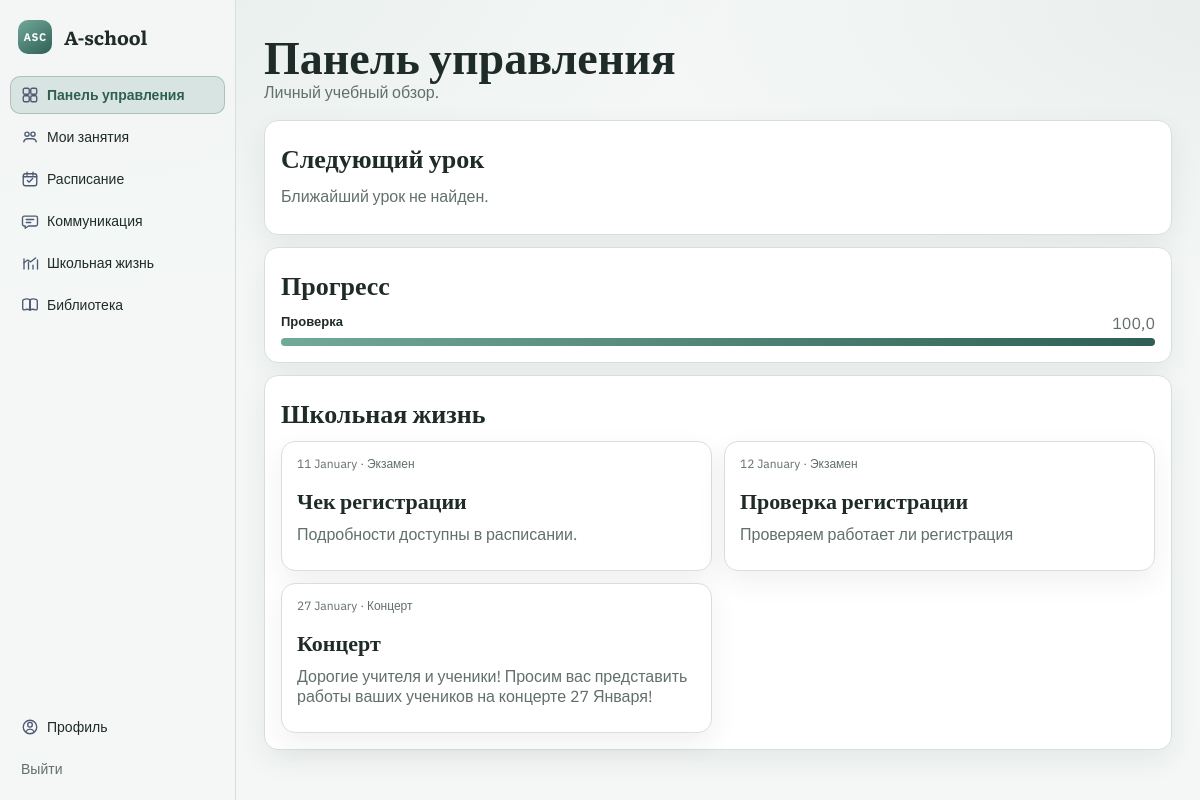
The app's page /dashboard (signed in) with its own data.
### apps/gradebook/models.py (models this page shows, shortened)
class Assessment(models.Model):
    class AssessmentType(models.TextChoices):
        HOMEWORK = "HOMEWORK", "Домашнее задание"
        PERFORMANCE = "PERFORMANCE", "Выступление"
        JURY = "JURY", "Жюри"
        THEORY_TEST = "THEORY_TEST", "Тест по теории"
    course = models.ForeignKey(Course, on_delete=models.CASCADE, related_name="assessments")
    title = models.CharField(max_length=200)
    assessment_type = models.CharField(max_length=32, choices=AssessmentType.choices)
    max_score = models.DecimalField(max_digits=6, decimal_places=2, default=100)
    weight = models.DecimalField(max_digits=6, decimal_places=2, default=1)
    source_assignment = models.OneToOneField(
        "homework.Assignment",
        null=True,
        blank=True,
        on_delete=models.SET_NULL,
        related_name="assessment",
    )
    class Meta:
        unique_together = ("course", "title")
        ordering = ("id",)

### apps/schedule/models.py (models this page shows, shortened)
class Event(models.Model):
    class EventType(models.TextChoices):
        LESSON = "LESSON", "Урок"
        EXAM = "EXAM", "Экзамен"
        CONCERT = "CONCERT", "Концерт"
    title = models.CharField(max_length=200)
    event_type = models.CharField(max_length=16, choices=EventType.choices)
    start_datetime = models.DateTimeField()
    end_datetime = models.DateTimeField()
    description = models.TextField(blank=True, default="")
    external_url = models.URLField(blank=True, default="")
    course = models.ForeignKey(Course, on_delete=models.SET_NULL, null=True, blank=True, related_name="events")
    created_by = models.ForeignKey(
        settings.AUTH_USER_MODEL,
        on_delete=models.CASCADE,
        related_name="created_events",
    )
    participants = models.ManyToManyField(
        settings.AUTH_USER_MODEL,
        blank=True,
        related_name="schedule_events",
    )
    class Meta:
        ordering = ("start_datetime",)

### apps/accounts/views.py (the view, shortened to what this page needs)
# urls.py: path("dashboard", dashboard, name="dashboard"),
@login_required
def dashboard(request):
    profile = getattr(request.user, "profile", None)
    if not profile:
        messages.error(request, "Профиль не найден. Обратитесь к администратору.")
        return redirect("/login")
    ctx = {"role": profile.role}
    today = timezone.localdate()
    if profile.role == Profile.Role.STUDENT:
        ctx.update({"dashboard_mode": "student", **_student_dashboard_payload(request.user)})
        return render(request, "accounts/dashboard.html", ctx)

### apps/accounts/views.py (called while the page is built, shortened)
def _announcements_for_events(events_qs, limit: int = 6):
    rows = []
    for event in events_qs.order_by("start_datetime")[:limit]:
        rows.append(
            {
                "title": event.title,
                "description": event.description or "Подробности доступны в расписании.",
                "date_label": timezone.localtime(event.start_datetime).strftime("%d %B"),
                "type_label": event.get_event_type_display(),
                "external_url": event.external_url,
            }
        )
    return rows

def _next_lesson_for_student(student):
    now = timezone.now()
    today = timezone.localdate()
    courses = Course.objects.filter(enrollments__student=student).distinct()
    next_event = (
        Event.objects.filter(Q(participants=student) | Q(course__in=courses), start_datetime__gte=now)
        .select_related("course")
        .distinct()
        .order_by("start_datetime")
        .first()
    )
    next_lesson = (
        Lesson.objects.filter(course__in=courses, date__gte=today)
        .select_related("course")
        .order_by("date", "id")
        .first()
    )
    return None

### templates/accounts/dashboard.html (shortened to what this page needs)
{% extends "base.html" %}
{% block content %}
  {% if dashboard_mode == "teacher" %}
    <section class="page-head">
      <h1>Панель управления</h1>
      <p>С возвращением, профессор!</p>
    </section>
    <section class="panel">
      <h2>Расписание на сегодня</h2>
      <p class="muted">{{ today_label }}</p>
      {% if today_schedule %}
        <div class="schedule-list">
          {% for item in today_schedule %}
            <article class="schedule-row">
              <div class="schedule-time">{{ item.time_label }}</div>
              <div>
                <strong>{{ item.title }}</strong>
                <div class="muted small">{{ item.subtitle }}</div>
              </div>
              <a class="btn btn-small btn-accent" href="{{ item.action_url }}">Отметить</a>
            </article>
          {% endfor %}
        </div>
      {% else %}
        <p class="muted">На сегодня уроки не запланированы.</p>
      {% endif %}
    </section>
    <section class="stats-grid">
      {% for stat in dashboard_stats %}
        <article class="stat-card">
          <p class="muted small">{{ stat.label }}</p>
          <div class="value">{{ stat.value }}</div>
        </article>
      {% endfor %}
    </section>
  {% elif dashboard_mode == "student" or dashboard_mode == "parent" %}
    <section class="page-head">
      <h1>Панель управления</h1>
      {% if dashboard_mode == "parent" and selected_child %}
        <p>Наблюдение за учеником: {{ selected_child.get_full_name|default:"Без имени" }}</p>
      {% else %}
        <p>Личный учебный обзор.</p>
      {% endif %}
    </section>
    <section class="panel" style="margin-bottom: 12px;">
      <h2>Следующий урок</h2>
      {% if next_lesson %}
        <div class="stats-grid">
          <article class="stat-card">
            <p class="muted small">Дней</p>
            <div class="value">{{ next_lesson_countdown.days }}</div>
          </article>
          <article class="stat-card">
            <p class="muted small">Часов</p>
            <div class="value">{{ next_lesson_countdown.hours }}</div>
          </article>
          <article class="stat-card">
            <p class="muted small">Минут</p>
            <div class="value">{{ next_lesson_countdown.minutes }}</div>
          </article>
          <article class="stat-card">
            <p class="muted small">Домашнее задание</p>
            <div class="value" style="font-size:20px;">{{ homework_status }}</div>
          </article>
        </div>
        <p class="small muted" style="margin-top: 10px;">{{ next_lesson.starts_label }} · {{ next_lesson.title }} · {{ next_lesson.subtitle }}</p>
        {% if homework_hint %}<p class="small muted">{{ homework_hint }}</p>{% endif %}
      {% else %}
        <p class="muted">Ближайший урок не найден.</p>
      {% endif %}
    </section>
    <section class="panel" style="margin-bottom: 12px;">
      <h2>Прогресс</h2>
      {% if progress_points %}
        <div class="metric-bars">
          {% for point in progress_points %}
            <div class="metric-row">
              <div style="display:flex;justify-content:space-between;gap:8px;">
                <strong>{{ point.label }}</strong>
                <span class="muted">{{ point.score }}</span>
              </div>
              <div class="metric-track">
                <div class="metric-fill" style="width: {{ point.percent }}%;"></div>
              </div>
            </div>
          {% endfor %}
        </div>
      {% else %}
        <p class="muted">Пока нет оценок для отображения динамики.</p>
      {% endif %}
    </section>
    <section class="panel">
      <h2>Школьная жизнь</h2>
      <div class="announcement-grid">
        {% for item in announcements %}
          <article class="announcement-card">
            <p class="small muted">{{ item.date_label }} · {{ item.type_label }}</p>
            <h3>{{ item.title }}</h3>
            <p>{{ item.description }}</p>
          </article>
        {% endfor %}
      </div>
    </section>
  {% else %}
    <p class="muted">Неизвестная роль.</p>
  {% endif %}
{% endblock %}

### static/css/main.css (style rules this page uses)
:root { --bg: #f4f7f6; --bg-soft: #edf2f0; --surface: #ffffff; --surface-alt: #f8faf9; --line: #d7dfdc; --text: #1f2b28; --muted: #62706b; --accent: #4f8a7c; --accent-strong: #2f5f54; --ok: #2f7a64; --error: #9a5959; --radius: 14px; --shadow: 0 10px 28px rgba(23, 41, 35, 0.07); }
* { box-sizing: border-box; }
body { margin: 0; min-height: 100vh; font-family: "IBM Plex Sans", "Trebuchet MS", "Helvetica Neue", sans-serif; color: var(--text); background: radial-gradient(1200px 500px at -8% -6%, rgba(79, 138, 124, 0.1), transparent 70%), radial-gradient(900px 420px at 106% 0%, rgba(47, 95, 84, 0.06), transparent 70%), var(--bg); }
h1, h2 { font-family: "Literata", Georgia, serif; color: var(--text); }
h1 { margin: 0 0 4px; font-size: 48px; line-height: 1.05; }
h2 { margin: 0 0 10px; font-size: 26px; }
p { margin: 0 0 12px; }
.page-head { margin-bottom: 18px; }
.page-head h1 { font-size: 46px; }
.page-head p { color: var(--muted); margin: 0; }
.card, .panel, .table-wrap, .stat-card, .student-card, .week-column, .announcement-card, .resource-card, .chat-panel, .chat-list { background: var(--surface); border: 1px solid var(--line); border-radius: var(--radius); box-shadow: var(--shadow); }
.card, .panel { padding: 16px; }
.muted { color: var(--muted); }
.small { font-size: 12px; }
.metric-bars { display: grid; gap: 10px; }
.metric-row { display: grid; gap: 5px; }
.metric-row strong { font-size: 13px; }
.metric-track { width: 100%; height: 8px; border-radius: 999px; background: #e3ebe8; }
.metric-fill { height: 100%; border-radius: 999px; background: linear-gradient(90deg, #71a99a, #2f5f54); }
.announcement-grid { display: grid; grid-template-columns: repeat(3, minmax(0, 1fr)); gap: 12px; }
.announcement-card, .resource-card, .student-card { padding: 14px 15px; }
.announcement-card h3, .resource-card h3, .student-card h3 { margin: 0 0 8px; font-size: 22px; font-family: "Literata", Georgia, serif; }
.resource-card p, .announcement-card p { color: var(--muted); }
.card, .panel, .table-wrap, .stat-card, .student-card, .week-column, .announcement-card, .resource-card, .chat-panel, .chat-list { animation: fadeUp 0.34s ease both; }
@media (max-width: 1200px) { .student-grid, .announcement-grid, .library-grid { grid-template-columns: repeat(2, minmax(0, 1fr)); } }

### records on screen
Assessment: label "Проверка"
Event: title "Чек регистрации"
Event: title "Проверка регистрации", description "Проверяем работает ли регистрация"
Event: title "Концерт", description "Дорогие учителя и ученики! Просим вас представить работы ваших учеников на концерте 27 Января!"

### other values on screen
{{ point.score }} "100,0"
{{ item.date_label }} "11 January" "12 January" "27 January"
{{ item.type_label }} "Экзамен" "Экзамен" "Концерт"
{{ item.description }} "Подробности доступны в расписании."
